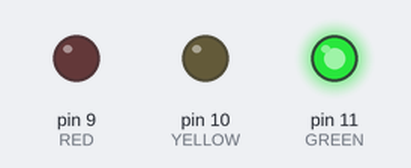
Bench run of a sketch on a simulated Arduino Uno, built with avr-gcc and run on an emulated ATmega328P. Parts: output pins drawn as LEDs (lit = HIGH).

Above: at 2.0 s.
At 4.5 s:
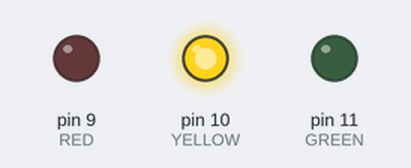
At 6.5 s:
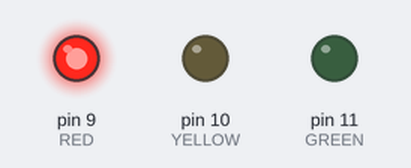
Timing chart, 0 to 10.4 s (numbered marks = the images above):
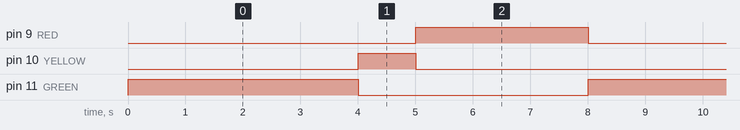

The sketch:

traffic.ino
```cpp
// 🚦 신호등: 초록 4초 → 노랑 1초 → 빨강 3초를 계속 반복
const int RED = 9;       // 빨강 LED는 9번 핀
const int YELLOW = 10;   // 노랑 LED는 10번 핀
const int GREEN = 11;    // 초록 LED는 11번 핀

void setup() {
  pinMode(RED, OUTPUT);      // 세 핀을 모두 출력으로 사용
  pinMode(YELLOW, OUTPUT);
  pinMode(GREEN, OUTPUT);
}

void loop() {
  // 1) 초록불 4초
  digitalWrite(GREEN, HIGH);
  delay(4000);
  digitalWrite(GREEN, LOW);

  // 2) 노란불 1초
  digitalWrite(YELLOW, HIGH);
  delay(1000);
  digitalWrite(YELLOW, LOW);

  // 3) 빨간불 3초
  digitalWrite(RED, HIGH);
  delay(3000);
  digitalWrite(RED, LOW);
}
```

Measured:
- by itself, pin 9 (RED): alternates HIGH for 3.0 s and LOW for 5.0 s
- by itself, pin 10 (YELLOW): alternates HIGH for 1.0 s and LOW for 7.0 s
- by itself, pin 11 (GREEN): alternates HIGH for 4.0 s and LOW for 4.0 s
